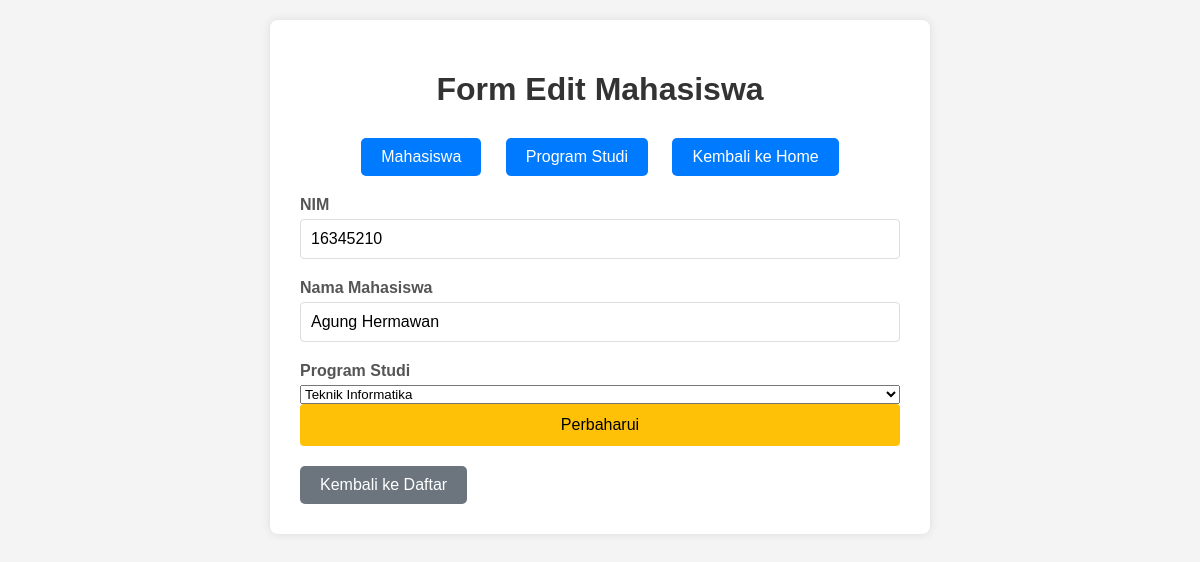
The page /index.php/mahasiswa/edit/3 on the database its author committed.
### tables this page shows
CREATE TABLE `mahasiswa` (
  `id_mahasiswa` int NOT NULL,
  `nim` varchar(15) NOT NULL,
  `nama_mhs` varchar(90) NOT NULL,
  `id_prodi` int DEFAULT NULL
);

CREATE TABLE `prodi` (
  `id_prodi` int NOT NULL,
  `kode_prodi` varchar(10) NOT NULL,
  `nama_prodi` varchar(255) NOT NULL
);

### application/controllers/Mahasiswa.php (called while the page is built, shortened)
<?php
class Mahasiswa extends CI_Controller
{
    public function __construct()
    {
        $this->load->model('Mahasiswa_model');
        $this->load->model('Prodi_model');
    }
    public function edit($id)
    {
        $data['mahasiswa'] = $this->Mahasiswa_model->getById($id);
        $this->load->model('Prodi_model');
        $data['prodi'] = $this->Prodi_model->lihatData();
        $this->load->view('mahasiswa_edit', $data);
    }
}

### index.php (called while the page is built, shortened)
<?php
require_once BASEPATH.'core/CodeIgniter.php';

### application/models/Mahasiswa_model.php (called while the page is built, shortened)
<?php
class Mahasiswa_model extends CI_Model
{
    public function getById($id)
    {
        $query = $this->db->get_where('mahasiswa', ['id_mahasiswa' => $id]);
        return $query->row();
    }
}

### application/models/Prodi_model.php (called while the page is built, shortened)
<?php
class Prodi_model extends CI_Model
{
    public function lihatData()
    {
        return $this->db->get('prodi')->result();
    }
}

### application/views/Mahasiswa_edit.php (the view, shortened to what this page needs)
<!DOCTYPE html>
<html lang="en">
<head>
</head>
<body>
    <div class="container">
        <h1>Form Edit Mahasiswa</h1>
        <div class="nav">
            <a href="<?php echo site_url('mahasiswa') ?>">Mahasiswa</a>
            <a href="<?php echo site_url('prodi') ?>">Program Studi</a>
            <a href="<?php echo site_url('welcome') ?>" class="btn-back">Kembali ke Home</a>
        </div>
        <form action="<?= site_url('mahasiswa/perbaharui/'.$mahasiswa->id_mahasiswa) ?>" method="post">
            <label for="nim">NIM</label>
            <input type="text" name="nim" value="<?= $mahasiswa->nim ?>" required>
            <label for="nama_mhs">Nama Mahasiswa</label>
            <input type="text" name="nama_mhs" value="<?= $mahasiswa->nama_mhs ?>" required>
            <label for="id_prodi">Program Studi</label>
            <select name="id_prodi" required>
                <?php foreach ($prodi as $p): ?>
                    <option value="<?= $p->id_prodi ?>" <?= ($p->id_prodi == $mahasiswa->id_prodi) ? 'selected' : '' ?>><?= $p->nama_prodi ?></option>
                <?php endforeach; ?>
            </select>
            <input type="submit" value="Perbaharui">
        </form>
        <a href="<?php echo site_url('mahasiswa') ?>" class="btn-back">Kembali ke Daftar</a>
    </div>
</body>
</html>

### application/views/Mahasiswa_edit.php (style rules this page uses)
body { font-family: Arial, sans-serif; background-color: #f4f4f4; margin: 0; padding: 20px; }
.container { max-width: 600px; margin: 0 auto; background-color: white; padding: 30px; border-radius: 8px; box-shadow: 0 0 10px rgba(0,0,0,0.1); }
h1 { color: #333; text-align: center; margin-bottom: 30px; }
.nav { text-align: center; margin-bottom: 20px; }
.nav a { display: inline-block; margin: 0 10px; padding: 10px 20px; background-color: #007bff; color: white; text-decoration: none; border-radius: 5px; transition: background-color 0.3s; }
form { display: flex; flex-direction: column; }
label { margin-bottom: 5px; font-weight: bold; color: #555; }
input[type="text"] { padding: 10px; margin-bottom: 20px; border: 1px solid #ddd; border-radius: 4px; font-size: 16px; }
input[type="submit"] { padding: 12px; background-color: #ffc107; color: black; border: none; border-radius: 4px; font-size: 16px; cursor: pointer; transition: background-color 0.3s; }
.btn-back { display: inline-block; padding: 10px 20px; background-color: #6c757d; color: white; text-decoration: none; border-radius: 5px; margin-top: 20px; text-align: center; transition: background-color 0.3s; }

### rows shown on the page
mahasiswa: nim "16345210", nama_mhs "Agung Hermawan", id_prodi "Teknik Informatika"
